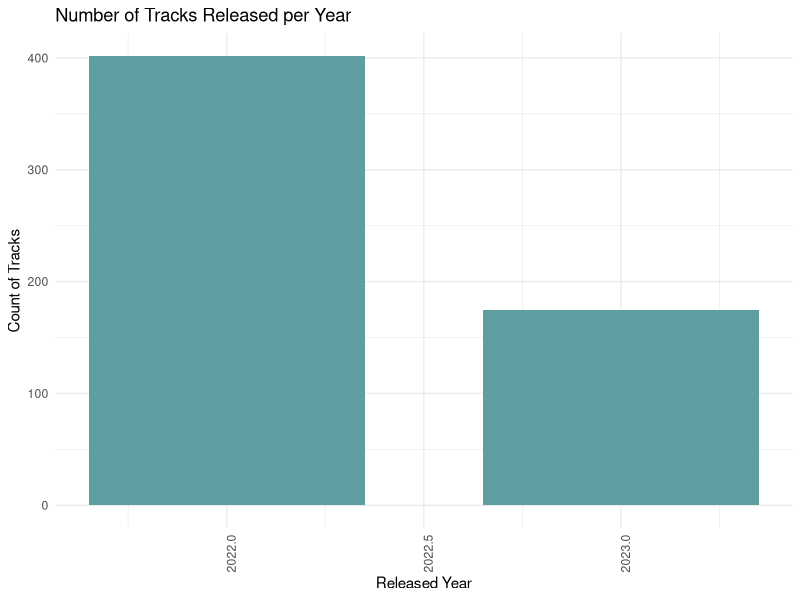
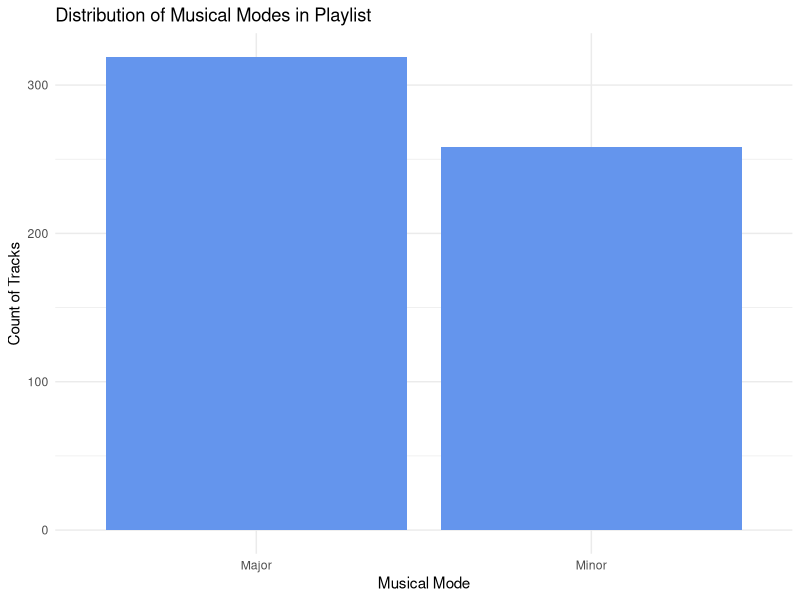

R code for these plots, in order: (Note: this script raises an error after producing the figures.)
library(ggplot2)
library(dplyr)
spotifydata = read.csv("spotify_data.csv")
head(spotifydata)


spotifydata = subset(spotifydata,released_year %in% c(2022, 2023), select = c(artist_count,artist_name,track_name, released_year,released_day,in_spotify_charts,
                                              in_apple_charts,in_deezer_charts,streams,
                                              in_shazam_charts,bpm,mode,danceability_.,
                                              valence_.,acousticness_.,instrumentalness_.,
                                              liveness_.,speechiness_.) )

spotifydata <- spotifydata %>%
mutate(streams = as.numeric(streams))

summary(spotifydata)


# Plot 1: Number of Tracks Released per Year
ggplot(spotifydata, aes(x=released_year)) + 
  geom_bar(fill="cadetblue", width=0.7) +  
  theme_minimal() + 
  labs(title="Number of Tracks Released per Year", x="Released Year", y="Count of Tracks") +
  theme(axis.text.x = element_text(angle = 90, hjust = 1))  

# Plot 2: Distribution of Musical Modes in Playlist
 ggplot(spotifydata, aes(x=mode)) + 
  geom_bar(fill="cornflowerblue") + 
  theme_minimal() + 
  labs(title="Distribution of Musical Modes in Playlist", x="Musical Mode", y="Count of Tracks")
 
 spotifydata_top10 <- spotifydata %>%
   mutate(streams_in_millions = streams / 1e6) %>%  
   arrange(desc(streams_in_millions)) %>%
   slice(1:10)  
 
 # Plot 3: Top 10 Songs by Streams (in Millions)
 ggplot(spotifydata_top10, aes(x=reorder(track_name, streams_in_millions), y=streams_in_millions)) + 
   geom_bar(stat="identity", fill="dodgerblue") + 
   theme_minimal() + 
   labs(title="Top 10 Songs by Streams (in Millions)", x="Track Name", y="Streams (Millions)") +
   coord_flip() 
 
 # regression model
 
 model <- lm(spotifydata$streams ~ spotifydata$in_spotify_charts + spotifydata$in_apple_charts, data = spotifydata)
 summary(model)
 
 ggplot(spotifydata, aes(x = spotifydata$in_spotify_charts, y = spotifydata$streams)) +
   geom_point() +
   geom_smooth(method = "lm", se = FALSE, color = "darkgreen") +
   labs(title = "Relationship between Spotify Charts and Streams",
        x = "Spotify Charts",
        y = "Streams")
 
 ggplot(spotifydata, aes(x = spotifydata$in_apple_charts, y = spotifydata$streams)) +
   geom_point() +
   geom_smooth(method = "lm", se = FALSE, color = "red") +
   labs(title = "Relationship between Apple Music Charts and Streams",
        x = "Apple Music Charts",
        y = "Streams")

 
